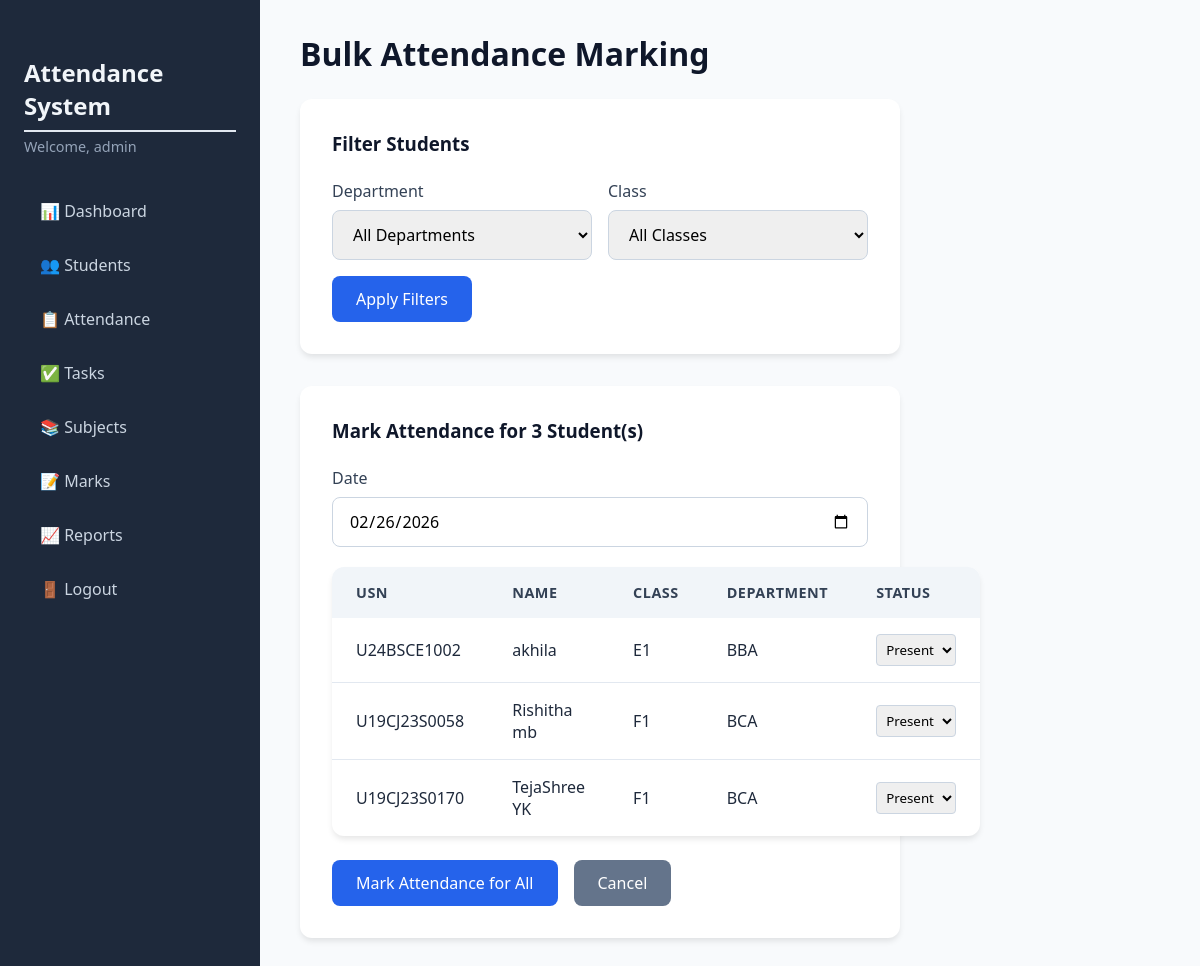
Page /attendance/bulk (signed in) on the earlier database version.
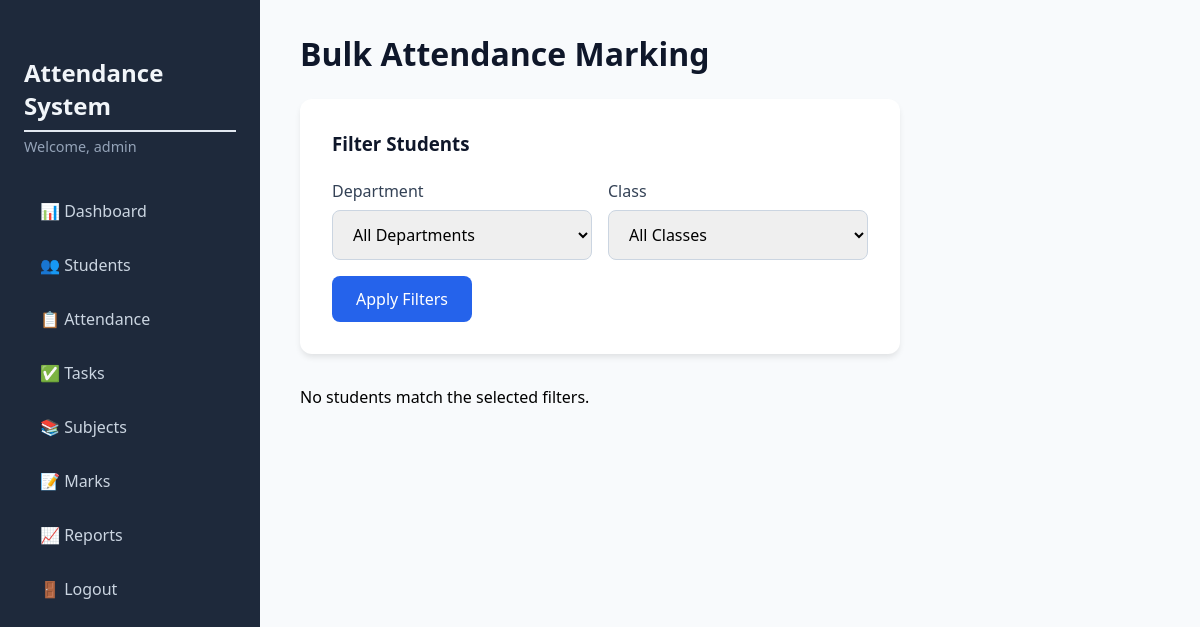
Same page on the later database version.
### tables this page shows
CREATE TABLE students (
                id INTEGER PRIMARY KEY AUTOINCREMENT,
                usn TEXT UNIQUE NOT NULL,
                name TEXT NOT NULL,
                email TEXT UNIQUE NOT NULL,
                phone TEXT,
                class TEXT NOT NULL,
                department TEXT NOT NULL,
                parent_name TEXT,
                parent_phone TEXT,
                parent_email TEXT
            );

### app.py (the view, shortened to what this page needs)
@app.route('/attendance/bulk', methods=['GET', 'POST'])
@login_required
def bulk_attendance():
    db = get_db()
    classes, departments = get_class_department_options()
    class_filter = request.args.get('class_filter', 'All')
    dept_filter = request.args.get('dept_filter', 'All')
    query = "SELECT id, usn, name, class, department FROM students"
    params = []
    conditions = []
    if dept_filter and dept_filter != 'All':
        conditions.append("department = ?")
        params.append(dept_filter)
    if class_filter and class_filter != 'All':
        conditions.append("class = ?")
        params.append(class_filter)
    if conditions:
        query += " WHERE " + " AND ".join(conditions)
    query += " ORDER BY class, department, name"
    students = db.execute(query, params).fetchall()
    return render_template('bulk_attendance.html',
                           students=students,
                           classes=classes,
                           departments=departments,
                           selected_class=class_filter,
                           selected_dept=dept_filter,
                           today=datetime.today().strftime('%Y-%m-%d'))

### app.py (called while the page is built)
def get_db():
    db = getattr(g, '_database', None)
    if db is None:
        db = g._database = sqlite3.connect(DATABASE)
        db.row_factory = sqlite3.Row
    return db

@app.teardown_appcontext
def close_connection(exception):
    db = getattr(g, '_database', None)
    if db is not None:
        db.close()

def login_required(f):
    @wraps(f)
    def decorated_function(*args, **kwargs):
        if 'admin_id' not in session:
            flash('Please log in to access this page.', 'warning')
            return redirect(url_for('login'))
        return f(*args, **kwargs)
    return decorated_function

def get_class_department_options():
    db = get_db()
    classes = db.execute("SELECT DISTINCT class FROM students ORDER BY class").fetchall()
    departments = db.execute("SELECT DISTINCT department FROM students ORDER BY department").fetchall()
    return [c['class'] for c in classes], [d['department'] for d in departments]

### templates/bulk_attendance.html (shortened to what this page needs)
{% extends "base.html" %}
{% block content %}
<h1>Bulk Attendance Marking</h1>
<div class="form-card">
    <h3>Filter Students</h3>
    <form method="GET" action="{{ url_for('bulk_attendance') }}" id="filterForm">
        <div class="form-row">
            <div class="form-group half">
                <label for="dept_filter">Department</label>
                <select id="dept_filter" name="dept_filter">
                    <option value="All">All Departments</option>
                </select>
            </div>
            <div class="form-group half">
                <label for="class_filter">Class</label>
                <select id="class_filter" name="class_filter">
                    <option value="All">All Classes</option>
                </select>
            </div>
        </div>
        <button type="submit" class="btn btn-primary">Apply Filters</button>
    </form>
</div>
{% if students %}
<div class="form-card">
    <h3>Mark Attendance for {{ students|length }} Student(s)</h3>
    <form method="POST" action="{{ url_for('bulk_attendance') }}">
        <div class="form-group">
            <label for="date">Date</label>
            <input type="date" id="date" name="date" value="{{ today }}" required>
        </div>
        <div class="table-responsive">
            <table class="table">
                <thead>
                    <tr>
                        <th>USN</th>
                        <th>Name</th>
                        <th>Class</th>
                        <th>Department</th>
                        <th>Status</th>
                    </tr>
                </thead>
                <tbody>
                    {% for student in students %}
                    <tr>
                        <td>{{ student.usn }}</td>
                        <td>{{ student.name }}</td>
                        <td>{{ student.class }}</td>
                        <td>{{ student.department }}</td>
                        <td>
                            <select name="status_{{ student.id }}" class="status-select">
                                <option value="Present" selected>Present</option>
                            </select>
                        </td>
                    </tr>
                    {% endfor %}
                </tbody>
            </table>
        </div>
        <div class="form-actions">
            <button type="submit" class="btn btn-primary">Mark Attendance for All</button>
            <a href="{{ url_for('attendance') }}" class="btn btn-secondary">Cancel</a>
        </div>
    </form>
</div>
{% else %}
<p>No students match the selected filters.</p>
{% endif %}
{% endblock %}

### templates/base.html (shortened to what this page needs)
<!DOCTYPE html>
<html lang="en">
<head>
    <link rel="stylesheet" href="{{ url_for('static', filename='css/style.css') }}">
</head>
<body>
    <div class="container">
        {% if session.admin_id %}
        <nav class="sidebar">
            <div class="sidebar-header">
                <h2>Attendance System</h2>
                <p>Welcome, {{ session.admin_username }}</p>
            </div>
            <ul class="nav">
                <li><a href="{{ url_for('dashboard') }}">📊 Dashboard</a></li>
                <li><a href="{{ url_for('students') }}">👥 Students</a></li>
                <li><a href="{{ url_for('attendance') }}">📋 Attendance</a></li>
                <li><a href="{{ url_for('tasks') }}">✅ Tasks</a></li>
                <li><a href="{{ url_for('subjects') }}">📚 Subjects</a></li>
                <li><a href="{{ url_for('marks') }}">📝 Marks</a></li>
                <li><a href="{{ url_for('reports') }}">📈 Reports</a></li>
                <li><a href="{{ url_for('logout') }}">🚪 Logout</a></li>
            </ul>
        </nav>
        {% endif %}
        <main class="content">
            {% block content %}{% endblock %}
        </main>
    </div>
</body>
</html>

### static/css/style.css (style rules this page uses)
* { margin: 0; padding: 0; box-sizing: border-box; font-family: 'Segoe UI', Tahoma, Geneva, Verdana, sans-serif; }
body { background: #f4f7fc; }
.container { display: flex; min-height: 100vh; }
.sidebar { width: 260px; background: #1e293b; color: #fff; padding: 1.5rem; box-shadow: 2px 0 10px rgba(0,0,0,0.1); }
.sidebar-header h2 { font-size: 1.5rem; margin-bottom: 0.3rem; color: #f1f5f9; }
.sidebar-header p { font-size: 0.9rem; color: #94a3b8; margin-bottom: 2rem; word-break: break-word; }
.nav { list-style: none; }
.nav li { margin-bottom: 0.5rem; }
.nav a { display: block; padding: 0.75rem 1rem; color: #cbd5e1; text-decoration: none; border-radius: 8px; transition: all 0.2s; font-size: 1rem; }
.content { flex: 1; padding: 2rem 2.5rem; background: #f8fafc; }
h1 { font-size: 2rem; margin-bottom: 1.5rem; color: #0f172a; font-weight: 600; }
h2 { font-size: 1.5rem; margin: 2rem 0 1rem; color: #1e293b; border-bottom: 2px solid #e2e8f0; padding-bottom: 0.5rem; }
.form-card { background: white; padding: 2rem; border-radius: 12px; box-shadow: 0 4px 6px -1px rgba(0,0,0,0.1); margin-bottom: 2rem; max-width: 600px; }
.form-card h3 { margin-bottom: 1.5rem; color: #0f172a; }
.form-group { margin-bottom: 1.25rem; }
.form-group label { display: block; margin-bottom: 0.5rem; font-weight: 500; color: #334155; }
.form-group input, .form-group select, .form-group textarea { width: 100%; padding: 0.75rem 1rem; border: 1px solid #cbd5e1; border-radius: 8px; font-size: 1rem; transition: border 0.2s, box-shadow 0.2s; }
.btn { display: inline-block; padding: 0.75rem 1.5rem; border: none; border-radius: 8px; font-size: 1rem; font-weight: 500; cursor: pointer; transition: background 0.2s, transform 0.1s; text-decoration: none; }
.btn-primary { background: #2563eb; color: white; }
.form-row { display: flex; gap: 1rem; margin-bottom: 1rem; }
.form-row .form-group { flex: 1; margin-bottom: 0; }

Differences in the rows shown:
removed students: usn "U24BSCE1002", name "akhila", class "E1", department "BBA", id "Present"
removed students: usn "U19CJ23S0058", name "Rishitha mb", class "F1", department "BCA", id "Present"
removed students: usn "U19CJ23S0170", name "TejaShree YK", class "F1", department "BCA", id "Present"
Other differences:
{{ students|length }}: "3" → (not shown)
form field date: "02/26/2026" → (not shown)
text no longer shown: "Mark Attendance for Student(s) Date USN NAME CLASS DEPARTMENT STATUS Mark Attendance for All Cancel"
text now shown: "No students match the selected filters."
